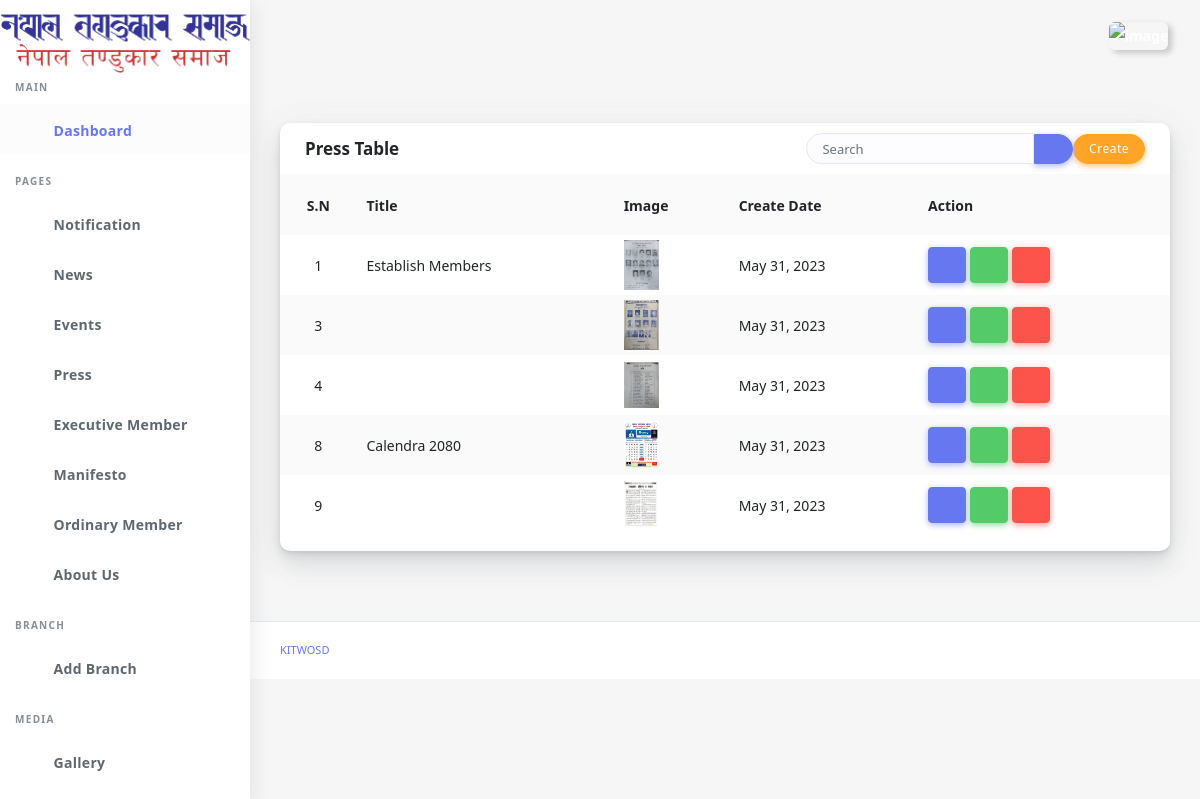
The app's page /dashboard/press (signed in) with its own data.
### app/models.py (models this page shows, shortened)
class Press(models.Model):
    title = models.CharField(max_length = 250)
    image = models.ImageField(upload_to='pressimage/')
    discriptions = RichTextField()
    create_date = models.DateField(auto_now=True)
    press_slug = AutoSlugField(populate_from ='title', unique=True, default=None)
    class Meta:
        ordering =['-id',]

### dashboard/decorators.py (the view)
    def wrapper_fun(request, *args, **kwargs):
        if request.user.is_authenticated:
            return view_fun(request, *args, **kwargs)
        else:
            messages.warning(request,"Login required...")
            return redirect('dashboard:login')

### app/context_processor.py (called while the page is built)
def aboutctg(request):
    about = About.objects.all()
    return{
        'aboutctg':about
    }

def contact(request):
    contact_info = ContactInfo.objects.first()
    return {
        'contact':contact_info
    }

def bankdetails(request):
    bank_details = BankDetails.objects.first()
    return {
        'bank_details':bank_details
    }

def bannarimage(request):
    bannar_image = BannarImage.objects.first()
    return ({
        'bannar_image':bannar_image
    })

def first_video(request):
    video = Video.objects.first()
    return({
        'videos':video
    })

### dashboard/views.py (called while the page is built)
@login_required
def press(request):
    allpress= Press.objects.all().order_by('id')
    return render(request,'dashboard/press.html',{'presses':allpress})

### dashboard/templates/dashboard/press.html (shortened to what this page needs)
{% extends 'dashboard/base.html' %}
{% load static %}
{% block content %}
<div class="main-content">
  <section class="section">
    <div class="section-body">
      <div class="row">
        <div class="col-12">
          <div class="card">
            <div class="card-header">
              <h4>Press Table</h4>
              <div class="card-header-form">
                <form>
                  <div class="input-group">
                    <input type="text" class="form-control" placeholder="Search">
                    <div class="input-group-btn">
                      <button class="btn btn-primary"><i class="fas fa-search"></i></button>
                    </div>
                  </div>
                </form>
              </div>
              <div class="btn btn-warning"><a href="{% url 'dashboard:create_press' %}" class="text-white" style="text-decoration:none;">Create</a></div>
            </div>
            <div class="card-body p-0">
              <div class="table-responsive">
                <table class="table table-striped">
                  <tr>
                    <th class="text-center">
                      S.N
                    </th>
                    <th>Title </th>
                    <th>Image</th>
                    <th>Create Date</th>
                    <th>Action</th>
                  </tr>
                  {% for item in presses %}
                  <tr class="pt-4">
                    <td class="p-0 text-center">
                      {{item.id}}
                    </td>
                    <td>{{item.title}}</td>
                    <td>
                      <img alt="image" src="{{item.image.url}}" class="" width="35"
                        data-toggle="tooltip" title="Wildan Ahdian">
                    </td>
                    <td >{{item.create_date}}</td>
                    <td>
                      <a href="{% url 'dashboard:viewpress' item.press_slug %}" class="btn btn-primary"><i class="fas fa-eye"></i></a>
                      <a href="{% url  'dashboard:updatepress' item.press_slug %}" class="btn btn-success"><i class="fas fa-pen"></i></a>
                      <a href="{% url  'dashboard:deltepress' item.press_slug  %}" class="btn btn-danger"><i class="fas fa-trash "></i></a>
                    </td>
                  </tr>
                  {% endfor %}
                </table>
              </div>
            </div>
          </div>
        </div>
      </div>
    </div>
  </section>
</div>
{% endblock %}

### records on screen
Press: id "1", title "Establish Members", image (picture), create_date "May 31, 2023"
Press: id "3", image (picture), create_date "May 31, 2023"
Press: id "4", image (picture), create_date "May 31, 2023"
Press: id "8", title "Calendra 2080", image (picture), create_date "May 31, 2023"
Press: id "9", image (picture), create_date "May 31, 2023"
